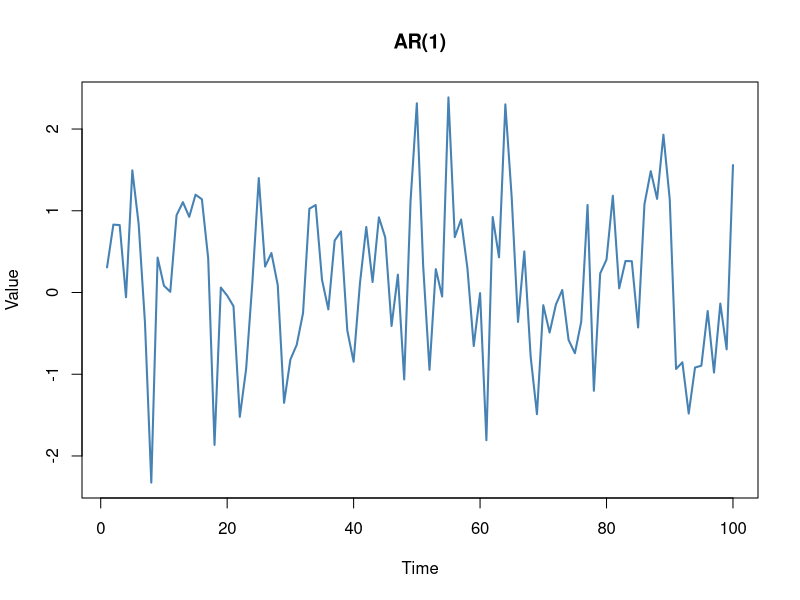
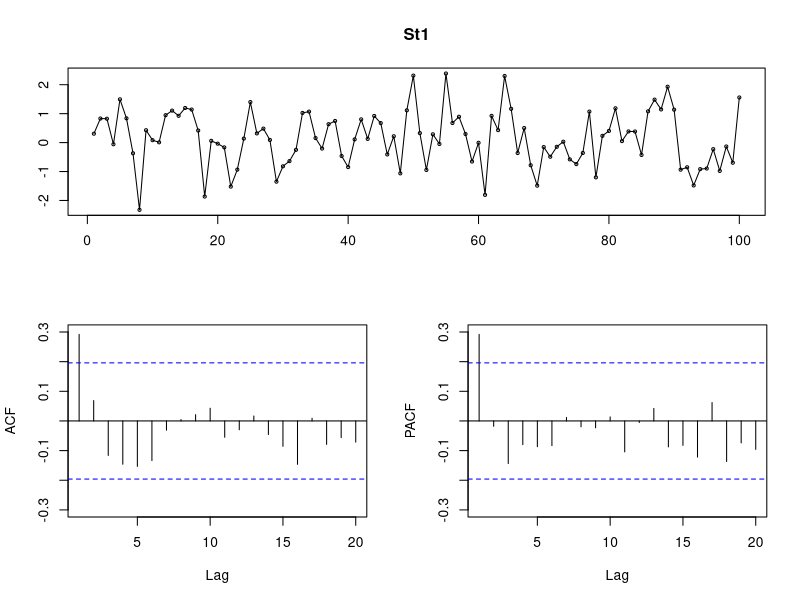
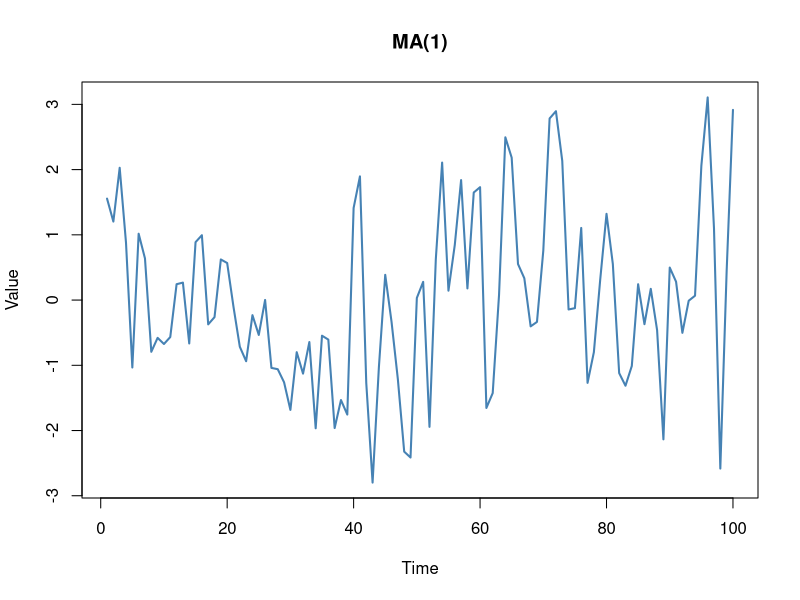
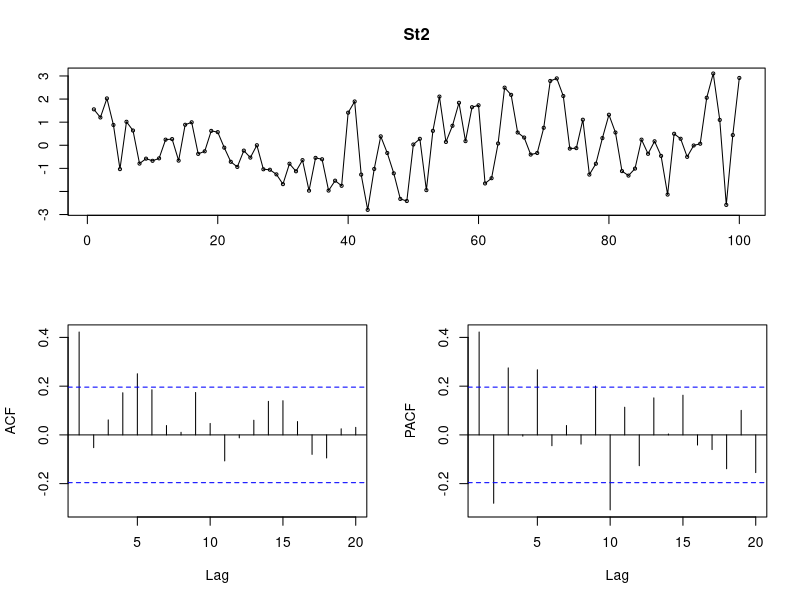
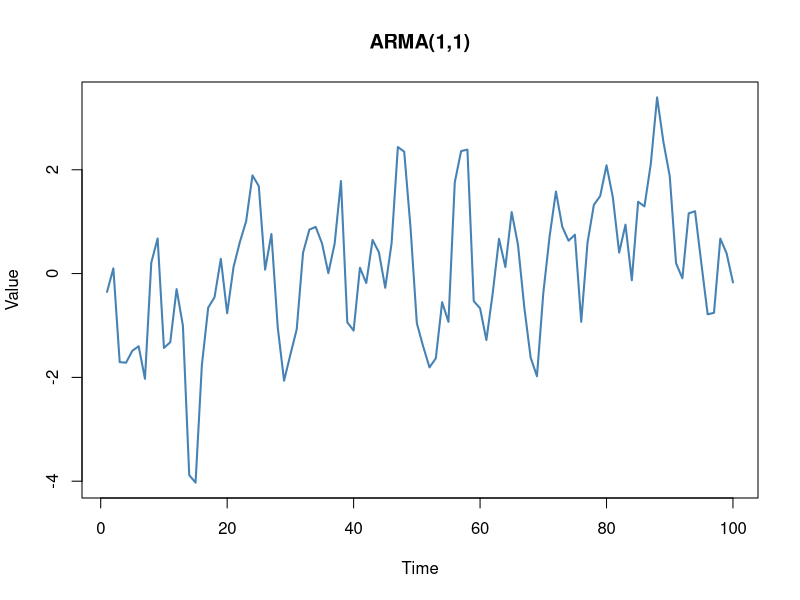
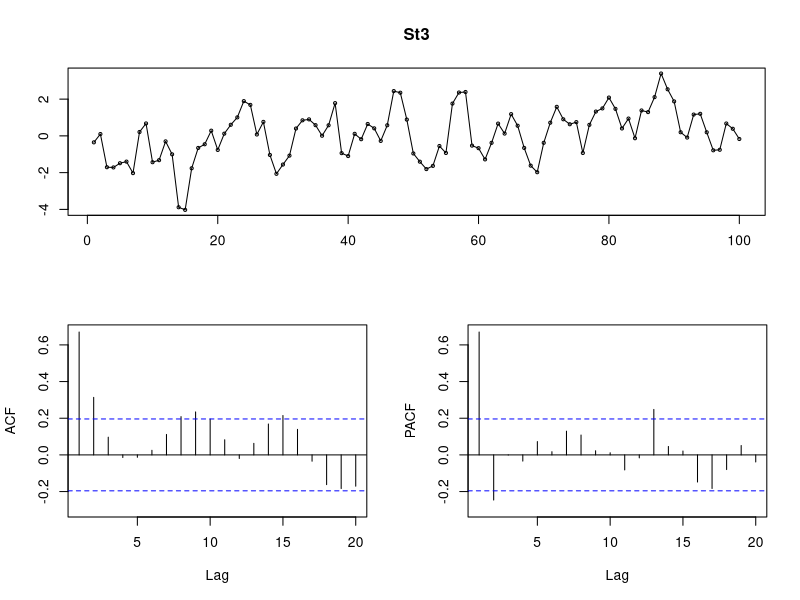
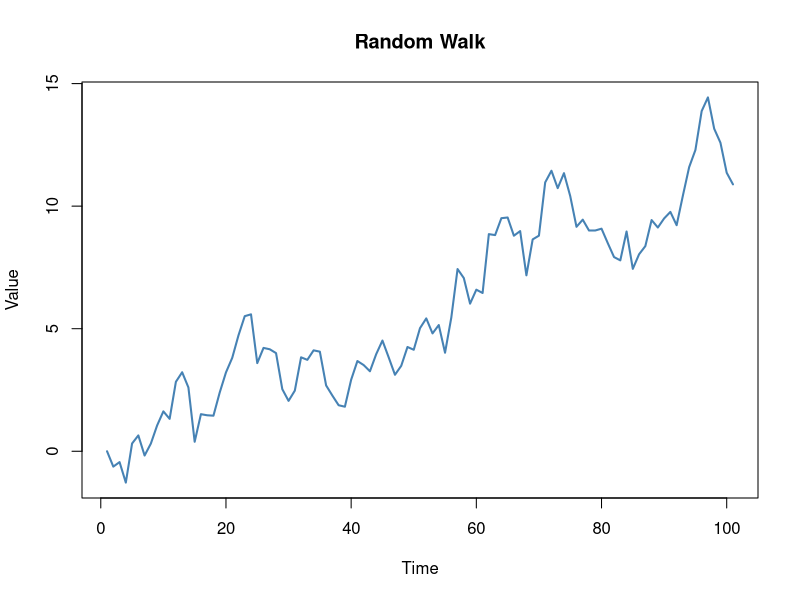
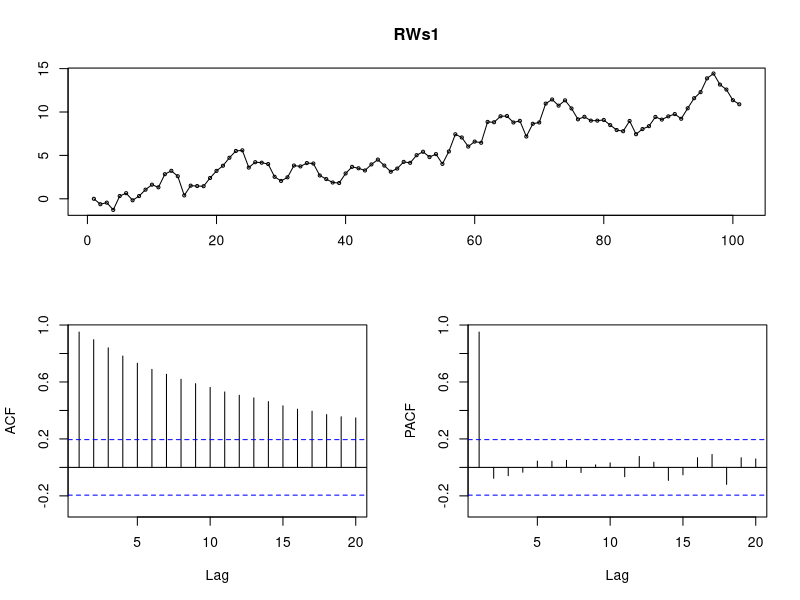

These figures' R source, in order:
# # Stationary series examples
library(forecast)

set.seed(1)

St1 <- ts(replicate(n = 1, 
                 arima.sim(model = list(order = c(1, 0, 0), ar=0.3), n = 100)))

matplot(St1, 
        type = "l", 
        col = c("steelblue"), 
        lty = 1, 
        lwd = 2,
        main = "AR(1)",
        xlab = "Time",
        ylab = "Value")

tsdisplay(St1)


St2 <- ts(replicate(n = 1, 
                    arima.sim(model = list(order = c(0, 0, 1), ma=0.9), n = 100)))

matplot(St2, 
        type = "l", 
        col = c("steelblue"), 
        lty = 1, 
        lwd = 2,
        main = "MA(1)",
        xlab = "Time",
        ylab = "Value")

tsdisplay(St2)


St3 <- ts(replicate(n = 1, 
                    arima.sim(model = list(order = c(1, 0, 1), ar=0.5, ma=0.5), n = 100)))

matplot(St3, 
        type = "l", 
        col = c("steelblue"), 
        lty = 1, 
        lwd = 2,
        main = "ARMA(1,1)",
        xlab = "Time",
        ylab = "Value")

tsdisplay(St3)

# Nonstationary series examples
set.seed(1)

RWs1 <- ts(replicate(n = 1, 
                    arima.sim(model = list(order = c(0, 1 ,0)), n = 100)))

matplot(RWs1, 
        type = "l", 
        col = c("steelblue", "darkred"), 
        lty = 1, 
        lwd = 2,
        main = "Random Walk",
        xlab = "Time",
        ylab = "Value")

tsdisplay(RWs1)


RWs2 <- ts(replicate(n = 1, 
                     arima.sim(model = list(order = c(1, 1 , 1), ar=0.5, ma=0.5), n = 100)))

matplot(RWs2, 
        type = "l", 
        col = c("steelblue", "darkred"), 
        lty = 1, 
        lwd = 2,
        main = "Random Walk",
        xlab = "Time",
        ylab = "Value")

tsdisplay(RWs2)
